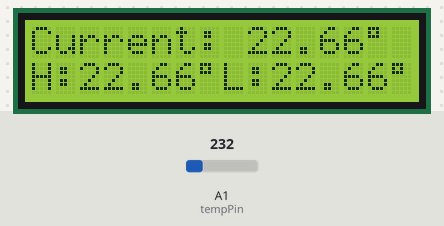
A sketch run on a simulated Arduino Uno, built with avr-gcc and run on an emulated ATmega328P. Shown: 16×2 character LCD. The test bench sets the inputs (shaded band); at power-on: A1 (tempPin) = 232.

Above: at 1.2 s.
1.3 s: A1 (tempPin) set to 250
At 2.4 s:
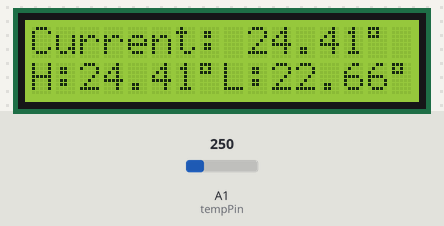
2.9 s: A1 (tempPin) set to 266
At 4.2 s:
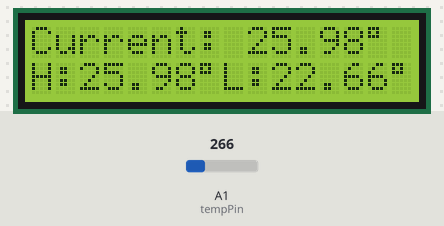
4.6 s: A1 (tempPin) set to 290
At 6.1 s:
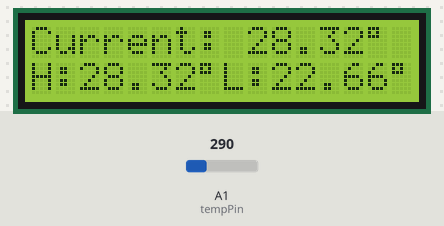
Timing chart, 0 to 7.6 s (numbered marks = the images above; inputs shaded):
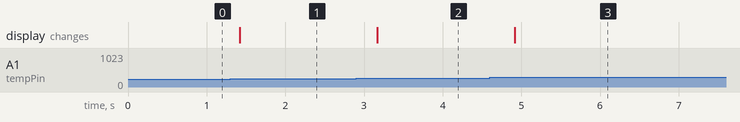

Measured:
- after the input at 1.3 s, the display: changes after 0.12 s (image 1)
- after the input at 2.9 s, the display: changes after 0.27 s (image 2)
- after the input at 4.6 s, the display: changes after 0.32 s (image 3)

The sketch:

WSP.ino
```cpp
#include <Wire.h>
#include <LiquidCrystal_I2C.h>
int alarmv = 200;
int v;               //value(temp)
int tempPin = A1;
int wsPin = A0;
float highv = -50;
float lowv = 100;
byte symbol[8]
{
  B11100,
  B10100,
  B11100,
  B00000,
  B00000,
  B00000,
  B00000,
};
LiquidCrystal_I2C lcd (0x27, 16, 2);
void setup() {
  lcd.begin();
  lcd.clear();
  analogReference(INTERNAL);
  lcd.createChar(0, symbol);

  // Serial.begin(9600);
}

void loop() {
  lcd.home();
  v = analogRead(tempPin);
  float d = (v / 1024.0) * 1000;
  float cel = d / 10;
  //Serial.println(cel);
  lcd.print("Current: ");
  lcd.print(cel);
  lcd.write(byte(0));
  lcd.print(" ");
  lcd.setCursor(0, 16);
  if (cel > highv)
  {
    highv = cel;
  }
  lcd.print("H:");
  lcd.print(highv);
  lcd.write(byte(0));
  lcd.print(" ");
  lcd.setCursor(8, 16);
  if (cel < lowv)
  {
    lowv = cel;
  }
  lcd.print("L:");
  lcd.print(lowv);
  lcd.write(byte(0));
  lcd.print(" ");
  delay(400);
}
```
